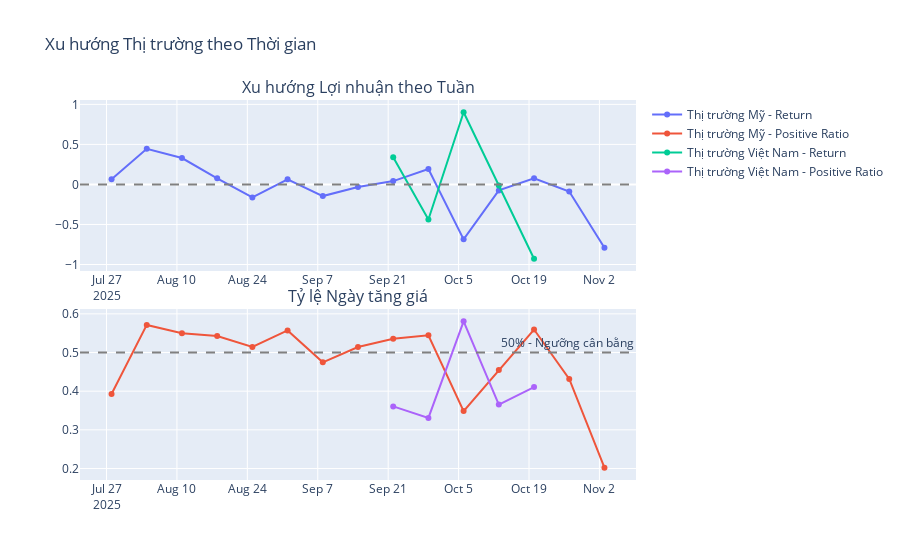

Notebook code for this chart:
### Code cell
# 📈 5. TIME SERIES TRENDS
def get_time_series_data():
    query = """
    SELECT 
        CASE 
            WHEN source IN ('finnhub', 'alphavantage', 'polygon') THEN 'Thị trường Mỹ'
            WHEN source = 'yahoo' THEN 'Thị trường Việt Nam'
            ELSE 'Khác'
        END as market,
        DATE_TRUNC('week', date) as week,
        COUNT(*) as records,
        AVG(daily_return) as avg_return,
        STDDEV(daily_return) as volatility,
        SUM(CASE WHEN daily_return > 0 THEN 1 ELSE 0 END) as positive_days,
        COUNT(*) as total_days
    FROM stocks.stocks_daily_all
    WHERE daily_return IS NOT NULL
    GROUP BY 
        CASE 
            WHEN source IN ('finnhub', 'alphavantage', 'polygon') THEN 'Thị trường Mỹ'
            WHEN source = 'yahoo' THEN 'Thị trường Việt Nam'
            ELSE 'Khác'
        END,
        DATE_TRUNC('week', date)
    ORDER BY market, week
    """
    return pd.read_sql(query, conn)

df_trends = get_time_series_data()
df_trends['positive_ratio'] = df_trends['positive_days'] / df_trends['total_days']

# Biểu đồ xu hướng
fig = make_subplots(
    rows=2, cols=1,
    subplot_titles=('Xu hướng Lợi nhuận theo Tuần', 'Tỷ lệ Ngày tăng giá'),
    vertical_spacing=0.1
)

for market in df_trends['market'].unique():
    market_data = df_trends[df_trends['market'] == market]
    fig.add_trace(go.Scatter(x=market_data['week'], y=market_data['avg_return'], 
                            name=f'{market} - Return', mode='lines+markers'), row=1, col=1)
    fig.add_trace(go.Scatter(x=market_data['week'], y=market_data['positive_ratio'], 
                            name=f'{market} - Positive Ratio', mode='lines+markers'), row=2, col=1)

fig.add_hline(y=0, line_dash="dash", line_color="gray", row=1, col=1)
fig.add_hline(y=0.5, line_dash="dash", line_color="gray", row=2, col=1, 
              annotation_text="50% - Ngưỡng cân bằng")

fig.update_layout(height=700, title_text="Xu hướng Thị trường theo Thời gian")
fig.show()

print("\n📅 XU HƯỚNG GẦN NHẤT:")
latest = df_trends.groupby('market').tail(1)[['market', 'week', 'avg_return', 'positive_ratio']]
print(latest.round(3).to_string(index=False))

### Figure 1 — Plotly figure (JSON) as saved in the notebook; plotly's stock layout.template omitted (floating-point values rounded to 4 significant figures)
{"data": [{"mode": "lines+markers", "name": "Thị trường Mỹ - Return", "type": "scatter", "x": ["2025-07-28T00:00:00.000000000", "2025-08-04T00:00:00.000000000", "2025-08-11T00:00:00.000000000", "2025-08-18T00:00:00.000000000", "2025-08-25T00:00:00.000000000", "2025-09-01T00:00:00.000000000", "2025-09-08T00:00:00.000000000", "2025-09-15T00:00:00.000000000", "2025-09-22T00:00:00.000000000", "2025-09-29T00:00:00.000000000", "2025-10-06T00:00:00.000000000", "2025-10-13T00:00:00.000000000", "2025-10-20T00:00:00.000000000", "2025-10-27T00:00:00.000000000", "2025-11-03T00:00:00.000000000"], "xaxis": "x", "y": [0.06496, 0.4458, 0.3298, 0.07678, -0.1617, 0.06389, -0.1456, -0.031, 0.04187, 0.1933, -0.6857, -0.07484, 0.07732, -0.0877, -0.7915], "yaxis": "y"}, {"mode": "lines+markers", "name": "Thị trường Mỹ - Positive Ratio", "type": "scatter", "x": ["2025-07-28T00:00:00.000000000", "2025-08-04T00:00:00.000000000", "2025-08-11T00:00:00.000000000", "2025-08-18T00:00:00.000000000", "2025-08-25T00:00:00.000000000", "2025-09-01T00:00:00.000000000", "2025-09-08T00:00:00.000000000", "2025-09-15T00:00:00.000000000", "2025-09-22T00:00:00.000000000", "2025-09-29T00:00:00.000000000", "2025-10-06T00:00:00.000000000", "2025-10-13T00:00:00.000000000", "2025-10-20T00:00:00.000000000", "2025-10-27T00:00:00.000000000", "2025-11-03T00:00:00.000000000"], "xaxis": "x2", "y": [0.3929, 0.5714, 0.55, 0.5429, 0.5143, 0.5571, 0.4747, 0.5143, 0.5357, 0.5445, 0.3484, 0.4545, 0.5595, 0.4318, 0.202], "yaxis": "y2"}, {"mode": "lines+markers", "name": "Thị trường Việt Nam - Return", "type": "scatter", "x": ["2025-09-22T00:00:00.000000000", "2025-09-29T00:00:00.000000000", "2025-10-06T00:00:00.000000000", "2025-10-13T00:00:00.000000000", "2025-10-20T00:00:00.000000000"], "xaxis": "x", "y": [0.3386, -0.4384, 0.901, -0.01368, -0.9276], "yaxis": "y"}, {"mode": "lines+markers", "name": "Thị trường Việt Nam - Positive Ratio", "type": "scatter", "x": ["2025-09-22T00:00:00.000000000", "2025-09-29T00:00:00.000000000", "2025-10-06T00:00:00.000000000", "2025-10-13T00:00:00.000000000", "2025-10-20T00:00:00.000000000"], "xaxis": "x2", "y": [0.3606, 0.3308, 0.5808, 0.3654, 0.4106], "yaxis": "y2"}], "layout": {"annotations": [{"font": {"size": 16}, "showarrow": false, "text": "Xu hướng Lợi nhuận theo Tuần", "x": 0.5, "xanchor": "center", "xref": "paper", "y": 1, "yanchor": "bottom", "yref": "paper"}, {"font": {"size": 16}, "showarrow": false, "text": "Tỷ lệ Ngày tăng giá", "x": 0.5, "xanchor": "center", "xref": "paper", "y": 0.45, "yanchor": "bottom", "yref": "paper"}, {"showarrow": false, "text": "50% - Ngưỡng cân bằng", "x": 1, "xanchor": "right", "xref": "x2 domain", "y": 0.5, "yanchor": "bottom", "yref": "y2"}], "autosize": true, "shapes": [{"line": {"color": "gray", "dash": "dash"}, "type": "line", "x0": 0, "x1": 1, "xref": "x domain", "y0": 0, "y1": 0, "yref": "y"}, {"line": {"color": "gray", "dash": "dash"}, "type": "line", "x0": 0, "x1": 1, "xref": "x2 domain", "y0": 0.5, "y1": 0.5, "yref": "y2"}], "title": {"text": "Xu hướng Thị trường theo Thời gian"}, "xaxis": {"anchor": "y", "autorange": true, "domain": [0, 1], "range": ["2025-07-22 04:14:02.3398", "2025-11-08 19:45:57.6602"], "type": "date"}, "xaxis2": {"anchor": "y2", "autorange": true, "domain": [0, 1], "range": ["2025-07-22 04:14:02.3398", "2025-11-08 19:45:57.6602"], "type": "date"}, "yaxis": {"anchor": "x", "autorange": true, "domain": [0.55, 1], "range": [-1.146, 1.119], "type": "linear"}, "yaxis2": {"anchor": "x2", "autorange": true, "domain": [0, 0.45], "range": [0.1569, 0.6259], "type": "linear"}}}
